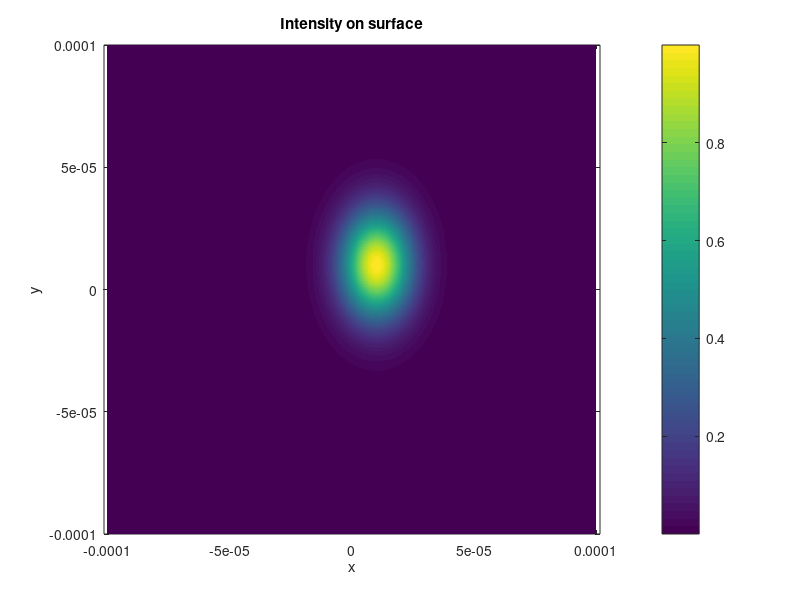

This chart was generated by the following MATLAB code: (Note: this script raises an error after producing the figure.)
%% Computing grating profile for 3D Arbitrary beam generation
% Code to create tilted Bragg grating profile for 3D arbitrary beam
% generation. 2 steps are needed and this codes is 2nd part out of 2 steps.
%       1. Define the required field shape on the surface or propagate the
%       required field shape onto the surface.
%       2. Propagate the field on the surface onto the grating plane.
%       3. Loop through the vertical layers parallel to the slab mode
%       coming from the initial grating. This considers the model where the
%       dispersion is not assumed.
%
%% Device specification
% Indices [1]
n_air   = 1;
n_clad  = 1.4555;
n_core  = 1.4608;
n_eff   = 1.4635;
dn_g    = 1e-3;

% Heights of the layers [m]
h_clad  = 15e-6;
h_core  = 5e-6;

lam     = 780e-9;
k0      = 2*pi*n_air/lam;
%% Target specification
% distance from the top of the chip.
pos_tar     = [10e-6, 10e-6, 10e-6];
% estimated waist at the surface
waist_tar   = [10e-6, 15e-6];
%% Init
% 1. defining the domain
L_x     = 200e-6;
L_y     = 200e-6;

N_x     = 2^10; 
N_y     = N_x;

x       = linspace(-.5*L_x, .5*L_x, N_x);
y       = linspace(-.5*L_y, .5*L_y, N_y);

% 2. defining the arbitrary beam
n       = 1;
[xx, yy]    = meshgrid(x, y);
k_cen_x     = k0*pos_tar(1)/sqrt(pos_tar(1)^2 + pos_tar(2)^2 + pos_tar(3)^2);
k_cen_y     = k0*pos_tar(2)/sqrt(pos_tar(1)^2 + pos_tar(2)^2 + pos_tar(3)^2);

EE        = exp( -(...
    (.5*(xx - pos_tar(1))./waist_tar(1)).^2     ...
    + (.5*(yy - pos_tar(2))./waist_tar(2)).^2   ...
    ).^n ) .*exp(1i*( xx.*k_cen_x + yy.*k_cen_y ));

figure(1)
pcolor(xx, yy, abs(EE).^2)
shading flat
xlabel('x')
ylabel('y')
title('Intensity on surface')
colorbar
axis equal
xline(pos_tar(1), 'r');
yline(pos_tar(2), 'r');

%% Fourier space
dk_x    = 2*pi/L_x;
dk_y    = 2*pi/L_y;
k_x     = (-N_x/2:N_x/2-1) * dk_x;
k_y     = (-N_y/2:N_y/2-1) * dk_y;
[kk_x, kk_y] = meshgrid(k_x, k_y);

EE          = EE .* exp(-1i*(k_cen_y.*yy + k_cen_x.*xx)); %** '-/+' here

% Addin central frequency
fprintf('--------------------------------------------------------------\n')
fprintf('Checking for limits of central wavenumber\n')
kk_t    = sqrt((kk_x + k_cen_x).^2 + (kk_y + k_cen_y).^2); %** '+/-' here
kk_z    = real(sqrt(k0^2 - kk_t.^2));
fprintf('k_t(x) range: (%3.3e, %3.3e)',min(k_x+k_cen_x),max(k_x+k_cen_x))
fprintf('\nk_cen_x  = %3.3e\n', k_cen_x)
fprintf('k_t(y) range: (%3.3e, %3.3e)',min(k_y+k_cen_y),max(k_y+k_cen_y))
fprintf('\nk_cen_y  = %3.3e\n', k_cen_y)
fprintf('--------------------------------------------------------------\n')

EE_k    = fftshift(fft2(fftshift(EE))) ...
    .* exp(1i*kk_z.*-1*pos_tar(3)); % propagation back onto the surface.
EE      = fftshift(ifft2(fftshift(EE_k)))...
    .* exp(1i*(k_cen_y.*yy + k_cen_x.*xx)); % add back central frequency.

figure(2)
pcolor(xx, yy, abs(EE).^2)
shading flat
xlabel('x')
ylabel('y')
title('Intensity on surface')
colorbar
axis equal
xline(pos_tar(1), 'r');yline(pos_tar(2), 'r');
xline(0, 'k');yline(0, 'k');
xline(L_x/4,'g');yline(L_y/4,'g');xline(-L_x/4,'g');yline(-L_y/4,'g');

%% Select the domain of the grating surface
Lg_x    = 100e-6;
Lg_y    = 100e-6;

Ng_x    = N_x/ceil(L_x/Lg_x);
Ng_y    = N_y/ceil(L_y/Lg_y);

index_x = (0:Ng_x-1) + find(x>-Lg_x/2,1);
index_y = (0:Ng_y-1) + find(y>-Lg_y/2,1);

xg      = x(index_x);
yg      = y(index_y);

[xx_g, yy_g] = meshgrid(xg, yg);
EE_g    = EE(index_y,index_x);

figure(3)
pcolor(xx_g, yy_g, abs(EE_g).^2)
shading flat
xlabel('x')
ylabel('y')
title('Intensity on surface')
colorbar
axis equal

%% Propagate the field by 
%% Create 2D Bragg grating profile slices along the y-axis
